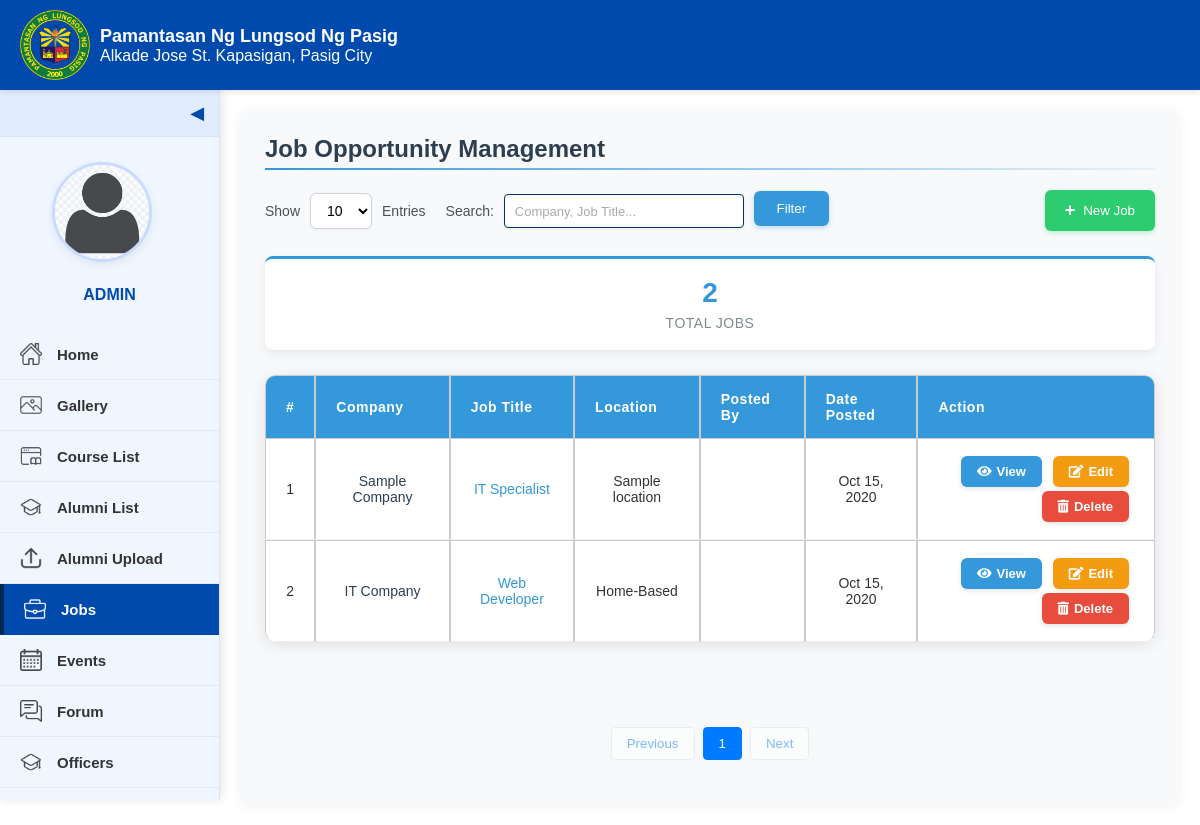
Before: /admin-job.php with the older database file.
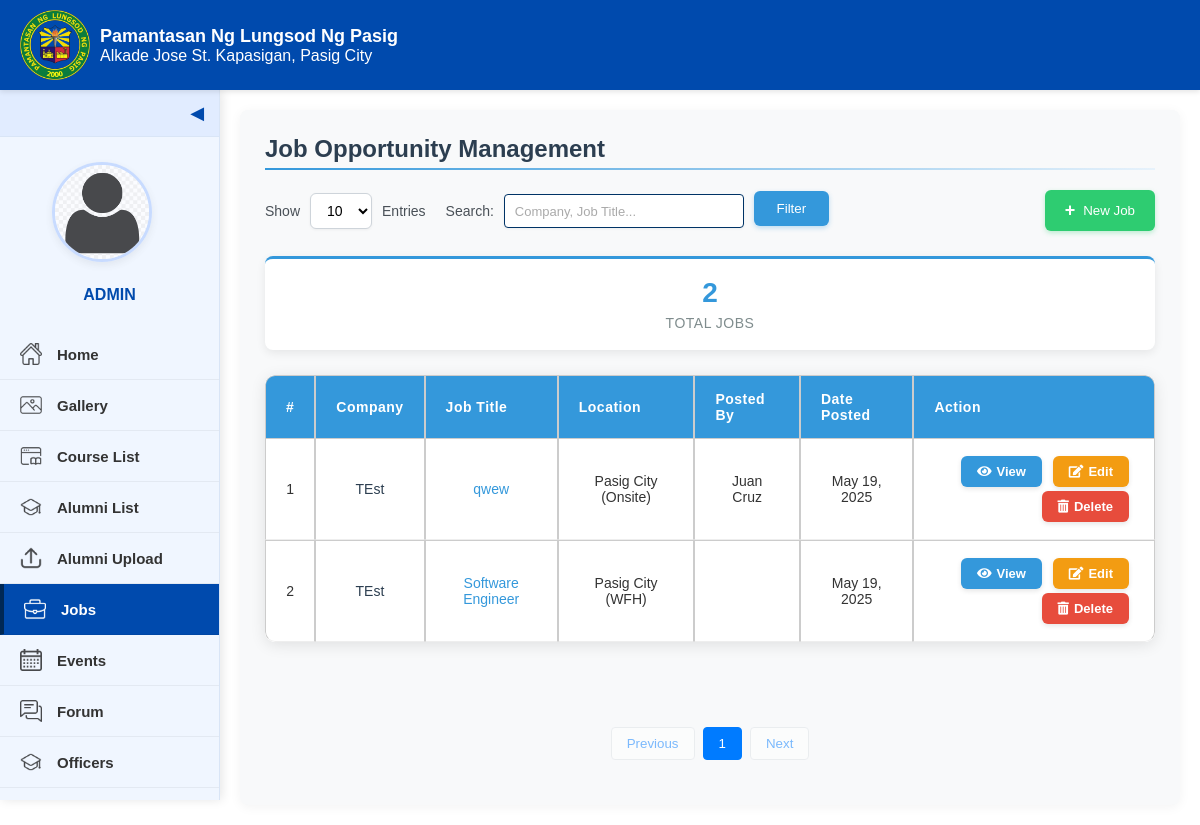
After: the same page with the newer database file.
### tables this page shows
CREATE TABLE `careers` (
  `id` int(30) NOT NULL,
  `company` varchar(250) NOT NULL,
  `location` text NOT NULL,
  `job_title` text NOT NULL,
  `description` text NOT NULL,
  `user_id` varchar(9) NOT NULL,
  `date_created` datetime NOT NULL DEFAULT current_timestamp()
);

CREATE TABLE `users` (
  `id` int(11) NOT NULL,
  `alumni_id` varchar(20) NOT NULL,
  `name` text NOT NULL,
  `username` varchar(200) NOT NULL,
  `password` text NOT NULL,
  `type` tinyint(1) NOT NULL DEFAULT 3 COMMENT '1=Admin,2=Alumni officer, 3= alumnus',
  `auto_generated_pass` text NOT NULL,
  `reset_token` varchar(64) DEFAULT NULL,
  `token_expiry` datetime DEFAULT NULL,
  `is_default_password` tinyint(1) NOT NULL DEFAULT 1 COMMENT '1=Using default password, 0=Password changed'
);

### admin-job.php (the view, shortened to what this page needs)
<?php
include 'admin/db_connect.php';
$page = isset($_GET['page']) ? intval($_GET['page']) : 1;
$items_per_page = isset($_GET['limit']) ? intval($_GET['limit']) : 10;
$offset = ($page - 1) * $items_per_page;
$search = isset($_GET['search']) ? $_GET['search'] : '';
$where_clause = "";
$query = "SELECT c.*, u.name as posted_by
          FROM careers c
          LEFT JOIN users u ON c.user_id = u.alumni_id
          $where_clause
          ORDER BY c.date_created DESC
          LIMIT $offset, $items_per_page";
$stmt = $conn->prepare($query);
$stmt->execute();
$result = $stmt->get_result();
$count_query = "SELECT COUNT(*) as total FROM careers $where_clause";
$count_stmt = $conn->prepare($count_query);
$count_stmt->execute();
$count_result = $count_stmt->get_result();
$total_row = $count_result->fetch_assoc();
$total_records = $total_row['total'];
$total_pages = ceil($total_records / $items_per_page);
?>
<!DOCTYPE html>
<html>
<head>
    <link rel="stylesheet" href="style.css">
    <link rel="stylesheet" href="css/admin-job.css">
    <link rel="stylesheet" href="https://cdnjs.cloudflare.com/ajax/libs/font-awesome/5.15.4/css/all.min.css">
</head>
<body>
    <div class="interface-header">
        <img src="images/logo.png" alt="PLP Logo" class="logo-interface">
        <div class="text">
            <div class="school-name">Pamantasan Ng Lungsod Ng Pasig</div>
            <p class="p-size">Alkade Jose St. Kapasigan, Pasig City</p>
        </div>
    </div>
    <div class="sidebar" id="sidebar">
        <div class="toggle-btn" onclick="toggleSidebar()">&#x25C0;</div>
        <div class="sidebar-content">
            <div class="profile-section">
                <a class="profile-pic">
                    <img src="images/avatar.png" alt="Profile Picture">
                </a>
                <div class="profile-name">ADMIN</div>
            </div>
            <a href="admin-home.php"><img src="images/home.png" alt="Home"><span>Home</span></a>
            <a href="admin-gallery.php"><img src="images/gallery.png" alt="Gallery"><span>Gallery</span></a>
            <a href="admin-course-list.php"><img src="images/course-list.png" alt="Course List"><span>Course List</span></a>
            <a href="admin-alumni-list.php"><img src="images/alumni_list.png" alt="Alumni List"><span>Alumni List</span></a>
            <a href="admin-alumni-upload.php"><img src="images/upload.png" alt="Alumni Upload"><span>Alumni Upload</span></a>
            <a href="admin-job.php" class="active"><img src="images/jobs.png" alt="Jobs"><span>Jobs</span></a>
            <a href="admin-event.php"> <img src="images/calendar.png" alt="Events"><span>Events</span>
            <a href="admin-forums.php"><img src="images/forums.png" alt="Forum"><span>Forum</span></a>
            <a href="admin-officers.php"><img src="images/users.png" alt="Officers"><span>Officers</span></a>
            <a href="admin-system-setting.php"><img src="images/settings.png" alt="System Settings"><span>System Settings</span></a>
        </div>
    </div>
    <main class="content">
        <div class="admin-job-content">
            <header>Job Opportunity Management</header>
            <hr>
            <div class="top-actions">
                <div class="left-controls">
                    <div class="entries-search-wrapper">
                        <form method="GET" action="admin-job.php" class="search-form">
                            <div class="entries-search-controls">
                                <div class="entries-control">
                                    <span>Show</span>
                                    <select name="limit" onchange="this.form.submit()">
                                        <option value="10" <?php echo $items_per_page == 10 ? 'selected' : ''; ?>>10</option>
                                    </select>
                                    <span>Entries</span>
                                </div>
                                <div class="search-control">
                                    <span>Search:</span>
                                    <input type="text" name="search" class="search-input" value="<?php echo htmlspecialchars($search); ?>" placeholder="Company, Job Title...">
                                    <button type="submit" class="alist-filter">Filter</button>
                                </div>
                            </div>
                        </form>
                    </div>
                </div>
                <div class="right-controls">
                    <button class="new-button" id="openAddModal">New Job</button>
                </div>
            </div>
            <div class="job-stats">
                <div class="stat-box">
                    <span class="stat-number"><?php echo $total_records; ?></span>
                    <span class="stat-label">Total Jobs</span>
                </div>
            </div>
            <div class="table-wrapper">
                <table class="job-table">
                    <thead>
                        <tr>
                            <th>#</th>
                            <th>Company</th>
                            <th>Job Title</th>
                            <th>Location</th>
                            <th>Posted By</th>
                            <th>Date Posted</th>
                            <th>Action</th>
                        </tr>
                    </thead>
                    <tbody>
                        <?php
                        if($result->num_rows > 0):
                            $count = $offset + 1;
                            while($row = $result->fetch_assoc()):
                        ?>
                        <tr>
                            <td><?php echo $count++; ?></td>
                            <td><?php echo htmlspecialchars($row['company']); ?></td>
                            <td><?php echo htmlspecialchars($row['job_title']); ?></td>
                            <td><?php echo htmlspecialchars($row['location']); ?></td>
                            <td><?php echo htmlspecialchars($row['posted_by']); ?></td>
                            <td><?php echo date('M d, Y', strtotime($row['date_created'])); ?></td>
                            <td>
                                <button class="view-btn" data-id="<?php echo $row['id']; ?>"
                                        data-company="<?php echo htmlspecialchars($row['company']); ?>"
                                        data-title="<?php echo htmlspecialchars($row['job_title']); ?>"
                                        data-location="<?php echo htmlspecialchars($row['location']); ?>"
                                        data-description="<?php echo htmlspecialchars($row['description']); ?>"
                                        onclick="viewJob(this)"><i class="fas fa-eye"></i> View</button>
                                <button class="edit-btn" data-id="<?php echo $row['id']; ?>"
                                        data-company="<?php echo htmlspecialchars($row['company']); ?>"
                                        data-title="<?php echo htmlspecialchars($row['job_title']); ?>"
                                        data-location="<?php echo htmlspecialchars($row['location']); ?>"
                                        data-description="<?php echo htmlspecialchars($row['description']); ?>"
                                        onclick="editJob(this)"><i class="fas fa-edit"></i> Edit</button>
                                <button class="delete-btn" onclick="confirmDelete(<?php echo $row['id']; ?>)"><i class="fas fa-trash-alt"></i> Delete</button>
                            </td>
                        </tr>
                        <?php
                            endwhile;
                        endif; ?>
                    </tbody>
                </table>
            </div>
            <div class="list-foot">
                <div class="pagination">
                    <button <?php echo $page <= 1 ? 'disabled' : ''; ?>
                            onclick="changePage(<?php echo $page - 1; ?>)">Previous</button>
                    <?php
                    $start_page = max(1, $page - 2);
                    $end_page = min($total_pages, $page + 2);
                    for($i = $start_page; $i <= $end_page; $i++):
                    ?>
                        <button <?php echo $i == $page ? 'class="active"' : ''; ?>
                                onclick="changePage(<?php echo $i; ?>)"><?php echo $i; ?></button>
                    <?php endfor; ?>
                    <button <?php echo $page >= $total_pages ? 'disabled' : ''; ?>
                            onclick="changePage(<?php echo $page + 1; ?>)">Next</button>
                </div>
            </div>
        </div>
    </main>
</body>
</html>

### style.css (style rules this page uses)
* { margin: 0; padding: 0; box-sizing: border-box; overscroll-behavior: none; }
body { font-family: Arial, sans-serif; background-color: #ffffff; }
.text { display: flex; flex-direction: column; }
.school-name { font-size: 18px; color: #003366; font-weight: bold; }
input[type="text"], input[type="email"], input[type="password"] { padding: 8px 10px; border: 1px solid #003366; border-radius: 4px; outline: none; font-size: 14px; }
input[type="text"]::placeholder, input[type="email"]::placeholder, input[type="password"]::placeholder { color: #aaa; font-size: 13px; }
.interface-header { background-color: #004aad; color: white; padding: 10px 20px; display: flex; align-items: center; position: fixed; top: 0; left: 0; width: 100%; z-index: 100; box-shadow: 0 2px 5px rgba(0, 0, 0, 0.1); height: 90px; }
.interface-header .school-name { color: white; }
.logo-interface { height: 70px; margin-right: 10px; }
.sidebar { background-color: #f0f6ff; width: 220px; height: calc(100vh - 90px); position: fixed; top: 90px; left: 0; display: flex; flex-direction: column; transition: all 0.3s ease; z-index: 5; overflow: hidden; box-shadow: 2px 0 10px rgba(0, 0, 0, 0.1); border-right: 1px solid #d9e5f6; }
.sidebar-content { width: 100%; display: flex; flex-direction: column; align-items: center; max-height: calc(100vh - 90px); overflow-y: auto; padding: 0 0 20px 0; -ms-overflow-style: none; scrollbar-width: none; }
.profile-section { display: flex; flex-direction: column; align-items: center; margin: 25px 0; padding: 0 10px; width: 100%; }
.profile-pic { position: relative; margin-bottom: 15px; text-align: center; width: 100%; }
.profile-pic img { width: 100px; height: 100px; border-radius: 50%; cursor: pointer; object-fit: cover; border: 3px solid #b7d0ff; transition: all 0.3s ease; box-shadow: 0 3px 10px rgba(0, 0, 0, 0.1); }
.profile-name { margin-top: 5px; font-size: 16px; font-weight: bold; color: #004aad; text-align: center; transition: all 0.3s ease; }
.toggle-btn { background-color: #e1ecff; color: #004aad; width: 100%; text-align: right; padding: 12px 15px; cursor: pointer; font-size: 18px; border-bottom: 1px solid #d9e5f6; transition: all 0.3s ease; }
.sidebar-content a { display: flex; align-items: center; width: 100%; color: #333; text-decoration: none; padding: 14px 20px; font-weight: bold; transition: all 0.3s ease; border-bottom: 1px solid rgba(0, 0, 0, 0.05); }
.profile-section .profile-pic { display: block; width: 100%; padding: 0; margin-bottom: 15px; text-align: center; border-bottom: none; }
.sidebar-content .profile-section a.profile-pic { display: block; text-align: center; padding: 0; border-bottom: none; width: 100%; }
.sidebar-content a img { width: 22px; height: 22px; margin-right: 15px; transition: all 0.3s ease; opacity: 0.7; }
.sidebar-content a span { transition: all 0.3s ease; font-size: 15px; }
.sidebar-content a.active { background-color: #004aad; color: white; border-left: 4px solid #002855; }
.sidebar-content a.active img { filter: brightness(0) invert(1); opacity: 1; }
.sidebar:not(.collapsed) .profile-pic img { width: 100px; height: 100px; border-width: 3px; }
.alist-filter { float: right; width: 75px; height: 35px; margin-bottom: 5px; }
.list-foot { padding: 20px; }
.content { margin-left: 220px; padding: 20px; margin-top: 90px; }
table { width: 100%; border-collapse: collapse; background: white; }
table th, table td { border: 1px solid #ccc; padding: 10px; text-align: center; }
table th { background-color: #d9e5f6; }
.save-btn, .edit-btn, .delete-btn { padding: 6px 12px; margin: 2px; border: none; border-radius: 4px; font-weight: bold; cursor: pointer; display: inline-block; text-align: center; font-size: 14px; }
.edit-btn { background-color: #28a745; color: white; }
.delete-btn { background-color: #dc3545; color: white; }
.edit-btn { cursor: pointer; }
.pagination { display: flex; justify-content: center; align-items: center; margin-top: 15px; gap: 10px; }
.pagination button { padding: 5px 10px; background-color: #d9e5f6; border: none; border-radius: 3px; cursor: pointer; }

Changed rows visible on the page:
removed careers: company "Sample Company", job_title "IT Specialist", location "Sample location", date_created "Oct 15, 2020"
removed careers: company "IT Company", job_title "Web Developer", location "Home-Based", date_created "Oct 15, 2020"
added careers: company "TEst", job_title "qwew", location "Pasig City (Onsite)", users.name "Juan Cruz", date_created "May 19, 2025"
added careers: company "TEst", job_title "Software Engineer", location "Pasig City (WFH)", date_created "May 19, 2025"
